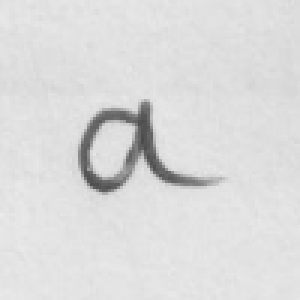
#> input picture test1/images/aaa.png, 100 x 100 px, found by its file name (shown 3 times larger)
$ jupyter execute Untitled.ipynb   (shell and % lines are left out)
#> lines starting #> are read from the running program, lines starting #| are printed output that depends on the picture; after the words box and inside, x2 and y2 are one past the last pixel; in counts of white or black regions, pixels touching at a corner belong together
Preprocessing of images

[cell 1]
import cv2
import numpy as np
from matplotlib import pyplot as plt

file_location = "/home/syedjafer/Documents/Handwriting_recognition_svm/test1/images/aaa.png"
img = cv2.imread(file_location,0)
#> img is the input picture: shape (100, 100); min 74, max 235, mean 219.6
ret,thresh1 = cv2.threshold(img,127,255,cv2.THRESH_BINARY)
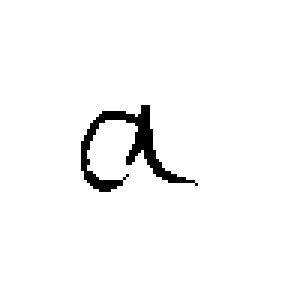
#> thresh1: shape (100, 100) (shown 3 times larger); 97.2% white; 1 black region, box (x1, y1, x2, y2) and area: (27, 35, 66, 64) 282
ret,thresh2 = cv2.threshold(img,127,255,cv2.THRESH_BINARY_INV)
ret,thresh3 = cv2.threshold(img,127,255,cv2.THRESH_TRUNC)
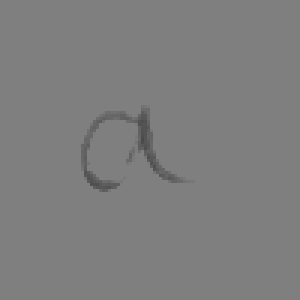
#> thresh3: shape (100, 100) (shown 3 times larger); min 74, max 127, mean 126.3
ret,thresh4 = cv2.threshold(img,127,255,cv2.THRESH_TOZERO)
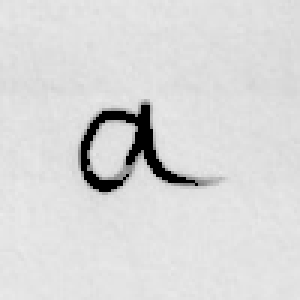
#> thresh4: shape (100, 100) (shown 3 times larger); min 0, max 235, mean 216.8
ret,thresh5 = cv2.threshold(img,127,255,cv2.THRESH_TOZERO_INV)
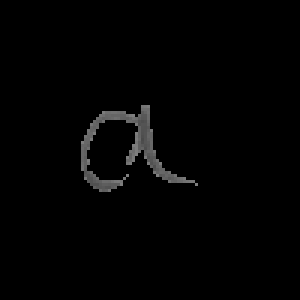
#> thresh5: shape (100, 100) (shown 3 times larger); min 0, max 127, mean 2.9

titles = ['Original Image','BINARY','BINARY_INV','TRUNC','TOZERO','TOZERO_INV']
images = [img, thresh1, thresh2, thresh3, thresh4, thresh5]

for i in range(6):
    plt.subplot(2,3,i+1),plt.imshow(images[i],'gray')
    plt.title(titles[i])
    plt.xticks([]),plt.yticks([])

plt.show()


cv2.imwrite("res.png",thresh1)
#> Out = True
